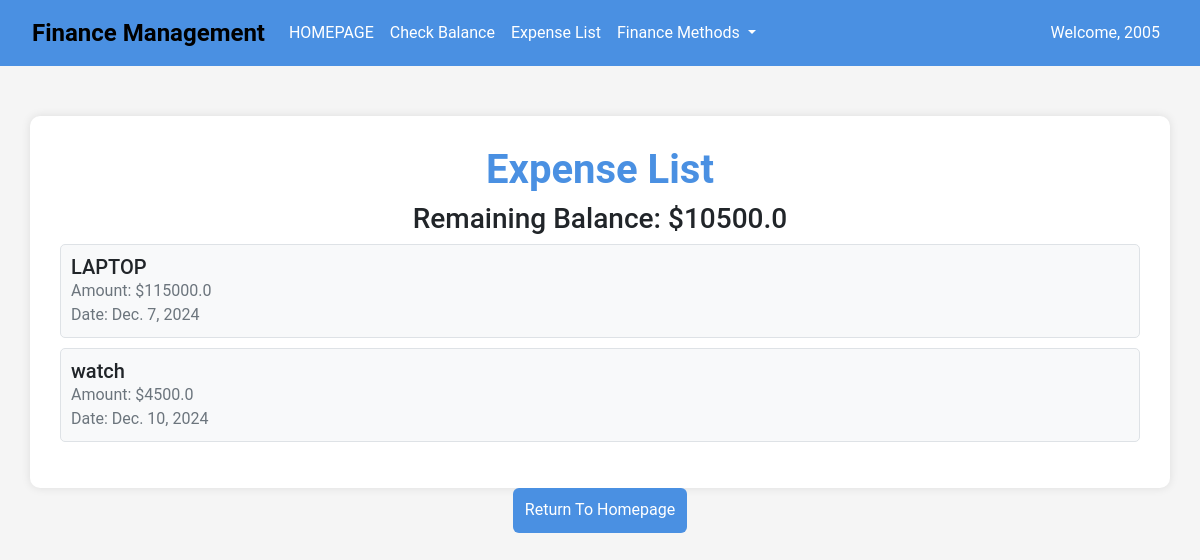
The app's page /UserApp/expense_list/ (signed in) with its own data.
### UserApp/models.py (models this page shows)
class Expense(models.Model):
    user = models.ForeignKey(User, on_delete=models.CASCADE, default=1)
    name = models.CharField(max_length=100)
    amount = models.FloatField()
    date = models.DateField(default=timezone.now)

### UserApp/views.py (the view)
# urls.py: path('expense_list/', views.expense_list, name='expense_list'),
def expense_list(request):
    expenses = Expense.objects.filter(user=request.user)
    total_expenses = sum(expense.amount for expense in expenses)
    try:
        user_balance = UserBalance.objects.get(user=request.user)
    except UserBalance.DoesNotExist:
        user_balance = None  # or handle it in another way, e.g., create a new UserBalance object
    remaining_balance = user_balance.balance - total_expenses if user_balance else 0
    return render(request, 'UserApp/ExpenceList.html', {
        'expenses': expenses,
        'total_expenses': total_expenses,
        'remaining_balance': remaining_balance
    })

### templates/UserApp/ExpenceList.html (shortened to what this page needs)
{% load static %}
<html>
<head>
    <link href="https://cdn.jsdelivr.net/npm/bootstrap@5.3.3/dist/css/bootstrap.min.css" rel="stylesheet">
</head>
<body style="background-color: #f5f5f5; font-family: 'Roboto', sans-serif;">
    <nav class="navbar navbar-expand-lg navbar-custom">
        <div class="container-fluid">
            <a class="navbar-brand" href="{% url 'UserApp:userhomepagecall' %}">Finance Management</a>
            <div class="collapse navbar-collapse" id="navbarNavDropdown">
                <ul class="navbar-nav">
                    <li class="nav-item">
                           <a class="nav-link" href="{% url 'UserApp:userhomepagecall' %}">HOMEPAGE</a>
                    </li>
                    <li class="nav-item">
                        <a class="nav-link" href="{% url 'UserApp:balancecheckpagecall' %}">Check Balance</a>
                    </li>
                    <li class="nav-item">
                        <a class="nav-link" href="{% url 'UserApp:expense_list' %}">Expense List</a>
                    </li>
                    <li class="nav-item dropdown">
                        <a class="nav-link dropdown-toggle" href="#" id="navbarDropdownMenuLink" role="button" data-bs-toggle="dropdown" aria-expanded="false">
                            Finance Methods
                        </a>
                    </li>
                </ul>
            </div>
            <ul class="navbar-nav ms-auto">
                {% if user.is_authenticated %}
                    <li class="nav-item">
                        <span class="nav-link" style="color: #fff;">Welcome, {{ user.username }}</span>
                    </li>
                {% endif %}
            </ul>
        </div>
    </nav>
    <div class="container expense-container">
        <h1 class="text-center">Expense List</h1>
        <div class="text-center">
            <h3>Remaining Balance: ${{ remaining_balance }}</h3>
        </div>
        <ul class="expense-list" style="list-style-type: none; padding: 0;">
            {% for expense in expenses %}
                <li class="expense-item">
                    <h5>{{ expense.name }}</h5>
                    <p>Amount: ${{ expense.amount }}</p>
                    <p>Date: {{ expense.date }}</p>
                </li>
            {% endfor %}
        </ul>
    </div>
    <center>
        <button class="btn btn-custom" onclick="window.location.href='{% url 'UserApp:userhomepagecall' %}'">Return To Homepage</button>
    </center>
</body>
</html>

### templates/UserApp/ExpenceList.html (style rules this page uses)
.navbar-custom { background-color: #4a90e2; padding: 10px 20px; }
.navbar-custom .navbar-brand { font-size: 1.5rem; font-weight: bold; }
.navbar-custom .nav-link { color: #fff; font-size: 1rem; }
.expense-container { background-color: #fff; border-radius: 10px; box-shadow: 0 0 10px rgba(0, 0, 0, 0.1); padding: 30px; margin-top: 50px; }
.expense-container h1 { color: #4a90e2; font-weight: bold; }
.expense-item { background-color: #f8f9fa; border: 1px solid #dee2e6; border-radius: 5px; padding: 10px; margin-bottom: 10px; transition: background-color 0.3s, transform 0.3s; }
.expense-item h5 { margin: 0; font-size: 1.25rem; }
.expense-item p { margin: 0; color: #6c757d; }
.btn-custom { background-color: #4a90e2; color: white; height: 45px; border: none; transition: background-color 0.3s; }

### records on screen
Expense: name "LAPTOP", amount "115000.0", date "Dec. 7, 2024"
Expense: name "watch", amount "4500.0", date "Dec. 10, 2024"

### other values on screen
{{ user.username }} "2005"
{{ remaining_balance }} "10500.0"
